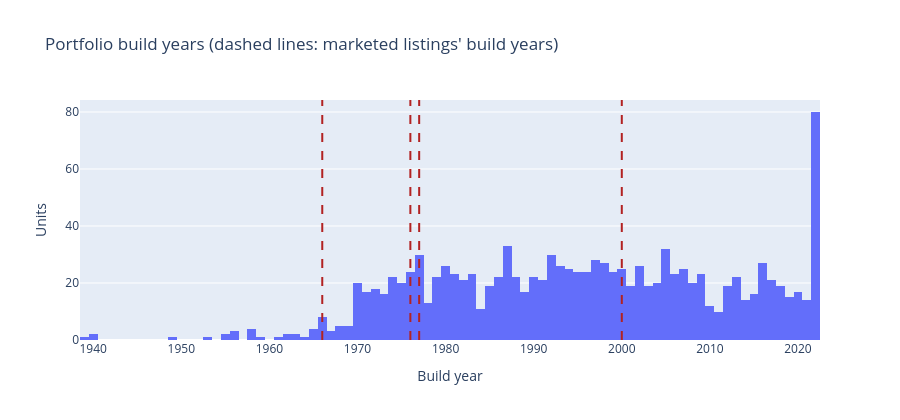

Notebook code for this chart:
### Markdown cell above
## 2. The distribution

### Code cell
fig = px.histogram(years, x="build_year", nbins=int(years.max() - years.min() + 1),
                   title="Portfolio build years (dashed lines: marketed listings' build years)",
                   labels={"build_year": "Build year"}, height=420)
fig.update_layout(showlegend=False, yaxis_title="Units")
for year in marketed["build_year"].dropna():
    fig.add_vline(x=year, line_dash="dash", line_color="firebrick")
fig.show()

### Figure 1 — Plotly figure (JSON) as saved in the notebook; plotly's stock layout.template omitted (floating-point values rounded to 4 significant figures; data arrays with more than 128 entries replaced by an {"elided": "..."} marker saying what was removed)
{"data": [{"bingroup": "x", "hovertemplate": "Build year=%{x}<br>count=%{y}<extra></extra>", "legendgroup": "", "marker": {"color": "#636efa", "pattern": {"shape": ""}}, "name": "", "nbinsx": 84, "orientation": "v", "showlegend": false, "type": "histogram", "x": {"elided": "1234 float values"}, "xaxis": "x", "yaxis": "y"}], "layout": {"barmode": "relative", "height": 420, "legend": {"tracegroupgap": 0}, "shapes": [{"line": {"color": "firebrick", "dash": "dash"}, "type": "line", "x0": 1977.0, "x1": 1977.0, "xref": "x", "y0": 0, "y1": 1, "yref": "y domain"}, {"line": {"color": "firebrick", "dash": "dash"}, "type": "line", "x0": 1976.0, "x1": 1976.0, "xref": "x", "y0": 0, "y1": 1, "yref": "y domain"}, {"line": {"color": "firebrick", "dash": "dash"}, "type": "line", "x0": 2000.0, "x1": 2000.0, "xref": "x", "y0": 0, "y1": 1, "yref": "y domain"}, {"line": {"color": "firebrick", "dash": "dash"}, "type": "line", "x0": 1966.0, "x1": 1966.0, "xref": "x", "y0": 0, "y1": 1, "yref": "y domain"}], "showlegend": false, "title": {"text": "Portfolio build years (dashed lines: marketed listings' build years)"}, "xaxis": {"anchor": "y", "domain": [0.0, 1.0], "title": {"text": "Build year"}}, "yaxis": {"anchor": "x", "domain": [0.0, 1.0], "title": {"text": "Units"}}}}
